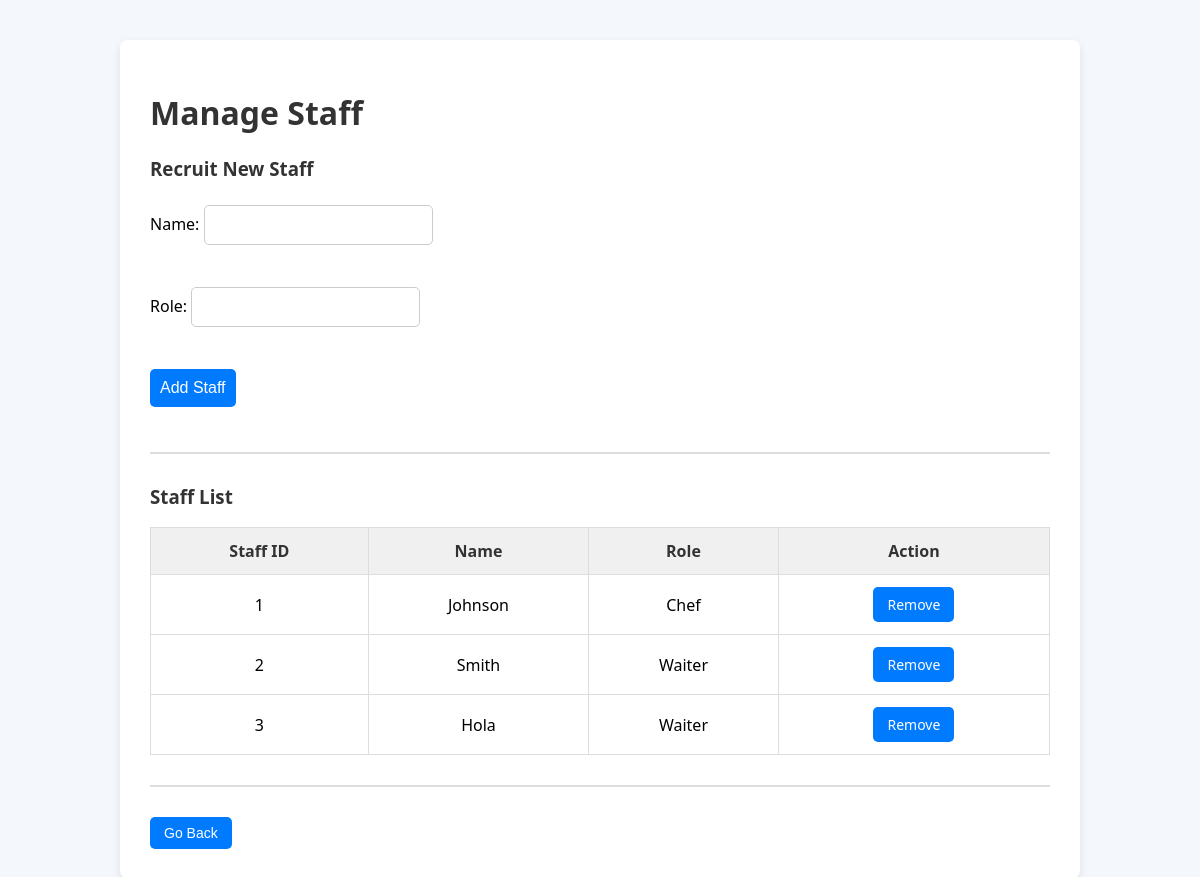
Before: /CMS/admin/manage_staff.php (signed in) with the older database file.
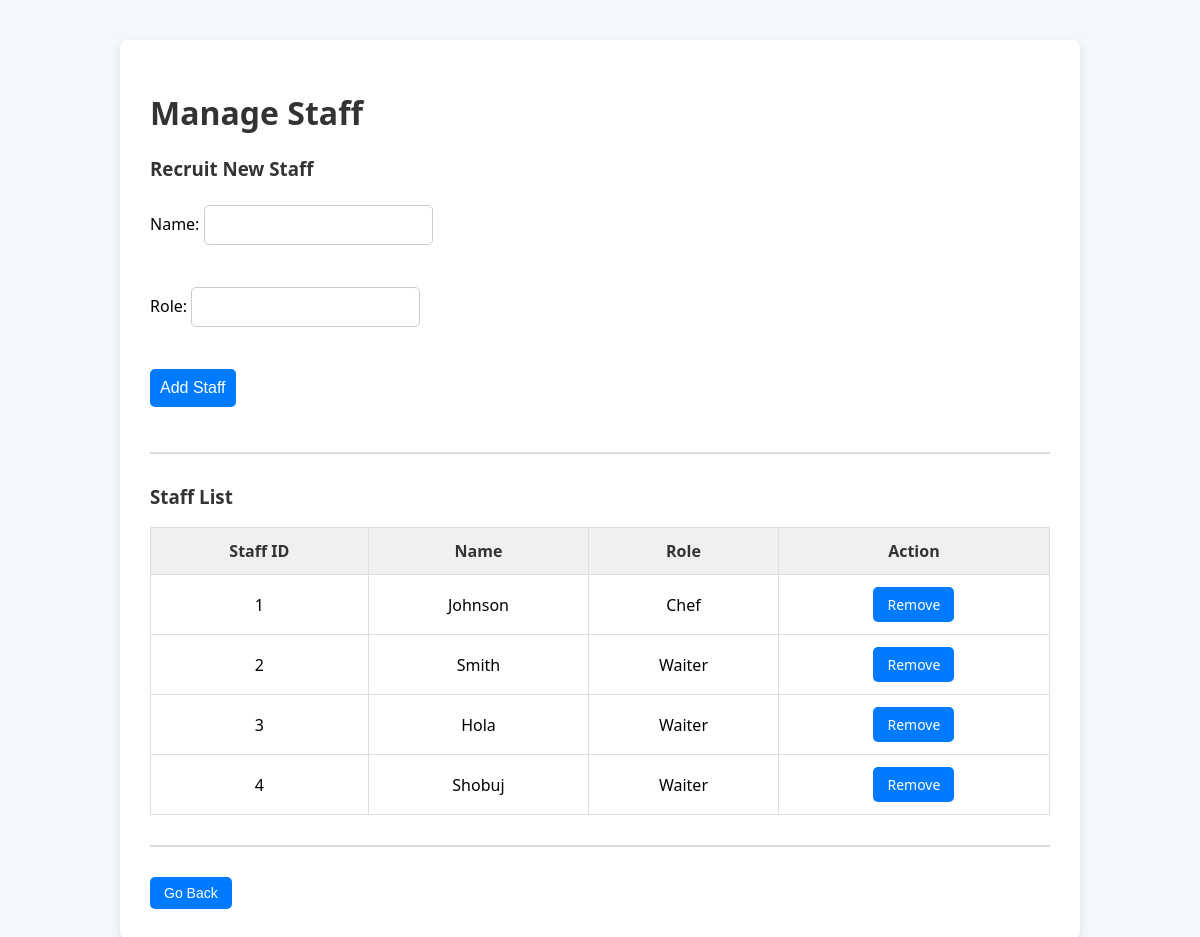
After: the same page with the newer database file.
### tables this page shows
CREATE TABLE `staff` (
  `id` int(11) NOT NULL,
  `name` varchar(100) NOT NULL,
  `role` varchar(50) NOT NULL
);

### CMS/admin/manage_staff.php (the view, shortened to what this page needs)
<?php
include('../db_connect.php');
$query = "SELECT * FROM staff";
$result = mysqli_query($connection, $query);
?>
<!DOCTYPE html>
<html lang="en">
<head>
</head>
<body>
    <div class="container">
        <h1>Manage Staff</h1>
        <h3>Recruit New Staff</h3>
        <form action="" method="POST">
            Name: <input type="text" name="name" required><br><br>
            Role: <input type="text" name="role" required><br><br>
            <input type="submit" name="add_staff" value="Add Staff">
        </form>
        <hr>
        <h3>Staff List</h3>
        <table>
            <tr>
                <th>Staff ID</th>
                <th>Name</th>
                <th>Role</th>
                <th>Action</th>
            </tr>
            <?php while ($row = mysqli_fetch_assoc($result)) { ?>
                <tr>
                    <td><?php echo $row['id']; ?></td>
                    <td><?php echo $row['name']; ?></td>
                    <td><?php echo $row['role']; ?></td>
                    <td>
                        <a href="?remove_staff=<?php echo $row['id']; ?>"
                           onclick="return confirm('Are you sure you want to remove this staff member?')">
                            Remove
                        </a>
                    </td>
                </tr>
            <?php } ?>
        </table>
        <hr>
        <a href="admin_dashboard.php">
            <button>Go Back</button>
        </a>
    </div>
</body>
</html>

Changed rows visible on the page:
added staff: id "4", name "Shobuj", role "Waiter"
